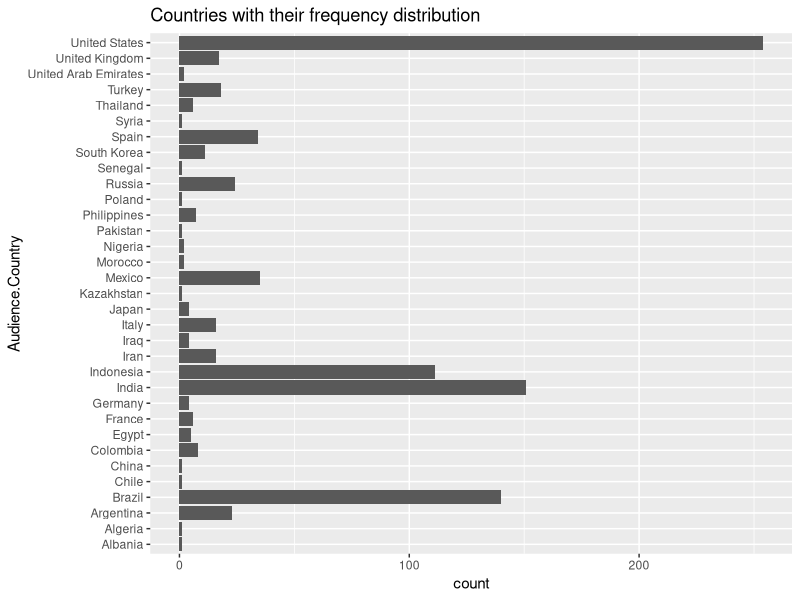
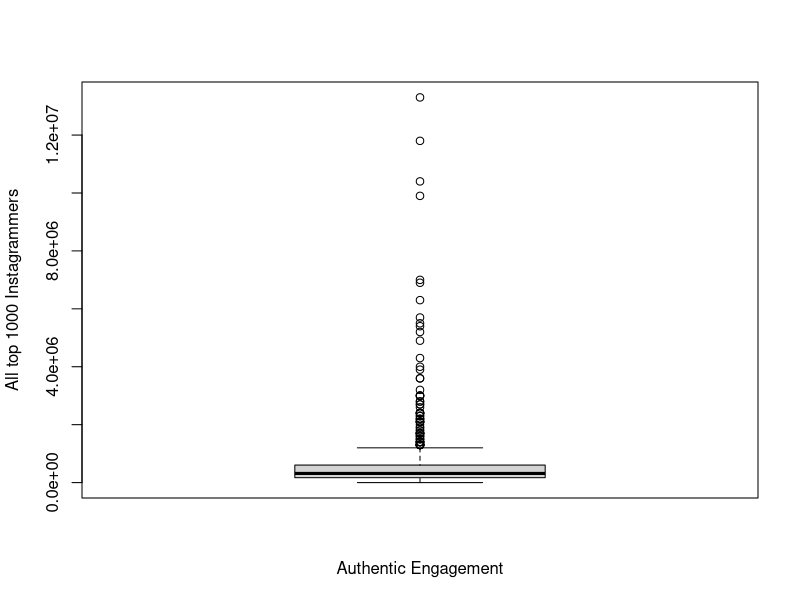

Here is the R script that generated these plots, in order:
## ---- chunk 1
# Get and print current working directory
print(getwd())
## ---- chunk 2
# Load CSV
library(tidyverse)
data <- read.csv("top_1000_instagrammers.csv")
data <- read.csv('top_1000_instagrammers.csv', header=TRUE)

df <- read_csv("top_1000_instagrammers.csv")

#print(data)
## ---- chunk 3
  str(data) 
## ---- chunk 4
data=data[!(is.na(data$Name) | data$Name==""),]
data=data[!(is.na(data$Rank) | data$Rank==""),]
data=data[!(is.na(data$Followers) | data$Followers==""),]
data=data[!(is.na(data$Category) | data$Category==""),]
data=data[!(is.na(data$Audience.Country) | data$Audience.Country==""),]
data=data[!(is.na(data$Authentic.Engagement) | data$Authentic.Engagement==""),]
data=data[!(is.na(data$Engagement.Avg.) | data$Engagement.Avg.==""),]
#print(data)
## ---- chunk 5

sapply(df,class)
a<- df[["Authentic Engagement"]]
a <- ifelse(grepl('m', ignore.case = TRUE, a), as.numeric(gsub("[$M]", "", a)) * 10^6,
                      as.numeric(gsub("[$K]", "", a)) * 10^3)

## MEAN
mean(a)
## MEDIAN
median(a)
## MODE
getmode <- function(v) {
   uniqv <- unique(v)
   uniqv[which.max(tabulate(match(v, uniqv)))]
}
getmode(a)
## MINIMUM VALUE 
min(a)
## MAXIMUM VALUE
max(a)
## 1ST QUARTILE
quantile(a, 0.25)
## 3RD QUARTILE
quantile(a, 0.75)
## STANDARD DEVIATION
sd(a)
## ---- chunk 6
b<-df[["Engagement Avg."]]
b <- ifelse(grepl('m', ignore.case = TRUE, b), as.numeric(gsub("[$M]", "", b)) * 10^6,
                      as.numeric(gsub("[$K]", "", b)) * 10^3)

#### MEAN
mean(b)
#### MEDIAN
median(b)
#### MODE
getmode(b)
#### MINIMUM VALUE
min(b)
#### MAXIMUM VALUE
max(b)
#### 1ST QUARTILE
quantile(b, 0.25)
#### 3RD QUARTILE
quantile(b, 0.75)
#### STANDARD DEVIATION
sd(b)
## ---- chunk 7
c<-df[["Followers"]]
c<- ifelse(grepl('m', ignore.case = TRUE, b), as.numeric(gsub("[$M]", "", b)) * 10^6,
                      as.numeric(gsub("[$K]", "", b)) * 10^3)

#### MEAN
mean(c)
#### MEDIAN
median(c)
#### MODE
getmode(c)
#### MINIMUM VALUE
min(c)
#### MAXIMUM VALUE
max(c)
#### 1ST QUARTILE
quantile(c, 0.25)
#### 3RD QUARTILE
quantile(c, 0.75)
#### STANDARD DEVIATION
sd(c)
## ---- chunk 8
freq_table_country=table(data$Audience.Country)#Create table with Countries and their occurence
sort_table=freq_table_country[order(freq_table_country,decreasing=TRUE)]#Sorting the distribution
print(sort_table[1:3])
cat("Percentage of the top 1000 instagrammers that have the top 1 audience country is ",sort_table[1]/sum(sort_table))
## ---- chunk 9
library(ggplot2)
ggplot(data,aes(x=Audience.Country))+geom_bar()+coord_flip()+ggtitle("Countries with their frequency distribution")
## ---- chunk 10
#as defined above--> a<- df[["Authentic Engagement"]]
boxplot(a , xlab = "Authentic Engagement", border = "black", 
ylab = "All top 1000 Instagrammers") 

## ---- chunk 11
subset(data,Followers==528400000)
